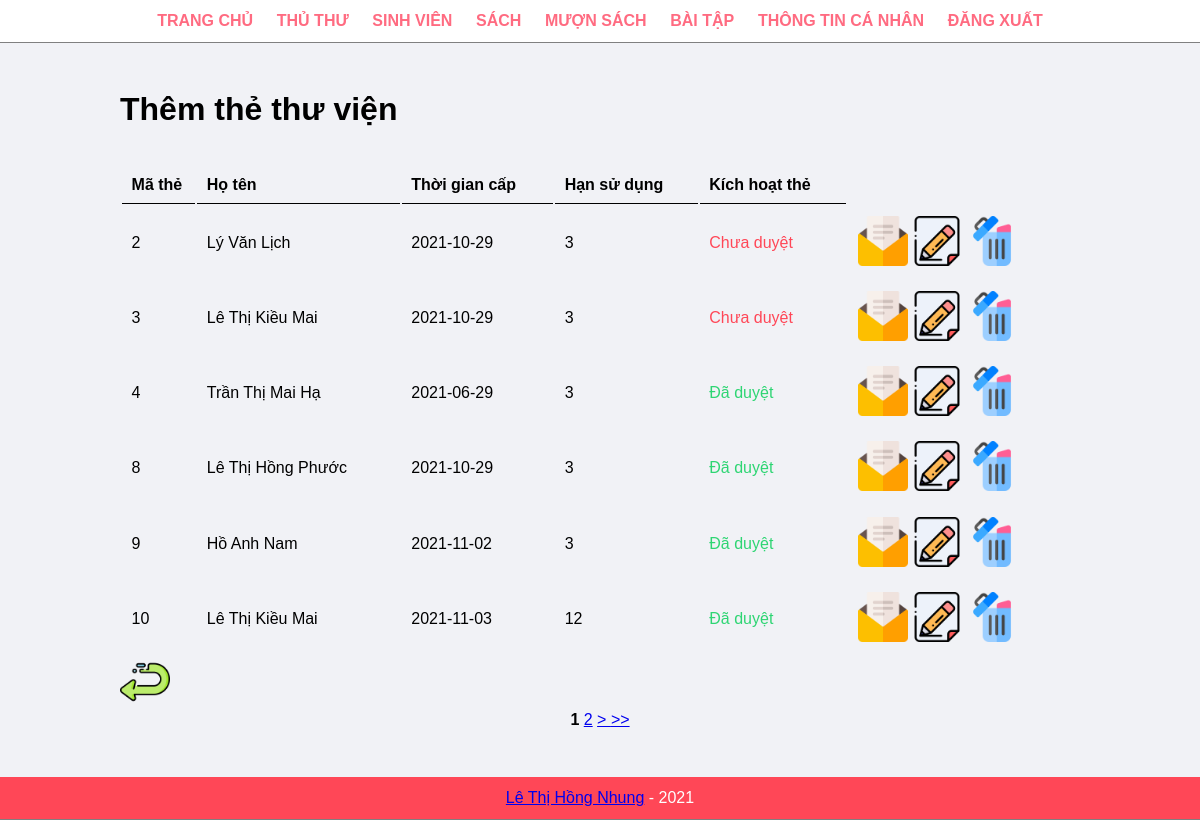
Screenshot of /admin/the-thu-vien.php (signed in) with the database file from the repository.
### tables this page shows
CREATE TABLE `the_thu_vien` (
  `ma_the` int(11) NOT NULL,
  `thoigiancap` date NOT NULL,
  `hsd` int(11) NOT NULL,
  `ma_sv` varchar(8) NOT NULL,
  `active` varchar(11) NOT NULL
);

CREATE TABLE `sinh_vien` (
  `ma_sv` varchar(8) NOT NULL,
  `hoten_sv` varchar(50) NOT NULL,
  `gioitinh_sv` varchar(6) NOT NULL,
  `ngaysinh_sv` date NOT NULL,
  `diachi_sv` varchar(50) NOT NULL,
  `khoa` varchar(50) NOT NULL,
  `email` varchar(50) NOT NULL,
  `pwd_sv` varchar(50) NOT NULL
);

### admin/the-thu-vien.php (the view, shortened to what this page needs)
<?php ob_start();
include('partials/menu.php') ?>
<div class="main-content">
    <div class="wrapper">
        <h1>Thêm thẻ thư viện</h1>
        <br>
        ?><br>
        <table class="tbl-full">
            <tr>
                <th>Mã thẻ</th>
                <th>Họ tên</th>
                <th>Thời gian cấp</th>
                <th>Hạn sử dụng</th>
                <th>Kích hoạt thẻ</th>
            </tr>
            <?php
        $rowsPerPage = 6;
        $offset = ($_GET['page'] - 1) * $rowsPerPage;
            $sql = "SELECT * FROM the_thu_vien LIMIT $offset, $rowsPerPage";
            $res = mysqli_query($conn, $sql);
            if ($res == true) {
                while ($row = mysqli_fetch_assoc($res)) {
                    $ma_the = $row['ma_the'];
                    $thoigiancap = $row['thoigiancap'];
                    $hsd = $row['hsd'];
                    $ma_sv = $row['ma_sv'];
                    $sql2 = "SELECT hoten_sv FROM sinh_vien WHERE ma_sv='$ma_sv' ";
                    $res2 = mysqli_query($conn, $sql2);
                    $row2 = mysqli_fetch_assoc($res2);
                    $hoten_sv = $row2['hoten_sv'];
                    $active = $row['active'];
                    echo "<tr>";
                    echo "<td>".$ma_the."</td>";
                    echo "<td>".$hoten_sv."</td>";
                    echo "<td>".$thoigiancap."</td>";
                    echo "<td>".$hsd."</td>";
                    if($active=="No") echo "<td><div class='error'>Chưa duyệt</div></td>"; else echo "<td><div class='success'>Đã duyệt</div></td>";
                    ?>
                    <td>
                        <a href="<?php echo SITEURL; ?>admin/mail.php?id=<?php echo $ma_sv;?>"><img src="<?php echo SITEURL; ?>images/mail.png" width="50px" title="Gửi mail thông báo"></a>
                        <a href="<?php echo SITEURL; ?>admin/update-thetv.php?id=<?php echo $ma_the; ?>"><img src="<?php echo SITEURL; ?>images/edit.png" width="50px" title="Sửa thông tin thẻ"></a>
                        <a href="<?php echo SITEURL; ?>admin/delete-thetv.php?id=<?php echo $ma_the; ?>"><img src="<?php echo SITEURL; ?>images/delete.png" width="50px" title="Xóa thẻ"></a>
                    </td>
                    <?php
                    echo "</tr>";
                }
            }
            ?>
        </table>
        <a href="<?php echo SITEURL; ?>admin/manage-card.php"><img src="<?php echo SITEURL; ?>images/back.png" width="50px" title="Trở lại trang quản lí thẻ"></a>
<div style="text-align: center;">
    <?php
    $re = mysqli_query($conn, 'select * from the_thu_vien');
    $numRows = mysqli_num_rows($re);
    $maxPage = floor($numRows/$rowsPerPage) + 1;
    for ($i=1 ; $i<=$maxPage ; $i++)
    {
        if ($i == $_GET['page'])
        {
            echo '<b>'.$i.'</b> ';
        }
        else echo "<a href=" .$_SERVER['PHP_SELF']. "?page=".$i."> ".$i."</a> ";
    }
    if ($_GET['page'] < $maxPage) {
        echo "<a href=" . $_SERVER['PHP_SELF'] . "?page=".($_GET['page'] + 1) . "> > </a>";
        echo "<a href=" . $_SERVER['PHP_SELF'] . "?page=".($maxPage) . "> >> </a>";
    }
    ?>
    </div>
    </div>
</div>
<?php include('partials/footer.php');
ob_end_flush(); ?>

### css/admin.css (style rules this page uses)
* { margin: 0; padding: 0; font-family: Arial, Helvetica, sans-serif; }
.wrapper { padding:1%; width: 80%; margin: 0 auto; }
.tbl-full { width: 100%; }
table tr th { border-bottom: 1px solid black; padding: 1%; text-align: left; }
table tr td { padding: 1%; }
.success { color: #2ed573; }
.error { color: #ff4757; }
.main-content { background-color: #f1f2f6; padding: 3% 0; }

### rows the page displays
the_thu_vien: ma_the "2", ma_sv.hoten_sv "Lý Văn Lịch", thoigiancap "2021-10-29", hsd "3", active "Chưa duyệt"
the_thu_vien: ma_the "3", ma_sv.hoten_sv "Lê Thị Kiều Mai", thoigiancap "2021-10-29", hsd "3", active "Chưa duyệt"
the_thu_vien: ma_the "4", ma_sv.hoten_sv "Trần Thị Mai Hạ", thoigiancap "2021-06-29", hsd "3", active "Đã duyệt"
the_thu_vien: ma_the "8", ma_sv.hoten_sv "Lê Thị Hồng Phước", thoigiancap "2021-10-29", hsd "3", active "Đã duyệt"
the_thu_vien: ma_the "9", ma_sv.hoten_sv "Hồ Anh Nam", thoigiancap "2021-11-02", hsd "3", active "Đã duyệt"
the_thu_vien: ma_the "10", ma_sv.hoten_sv "Lê Thị Kiều Mai", thoigiancap "2021-11-03", hsd "12", active "Đã duyệt"
